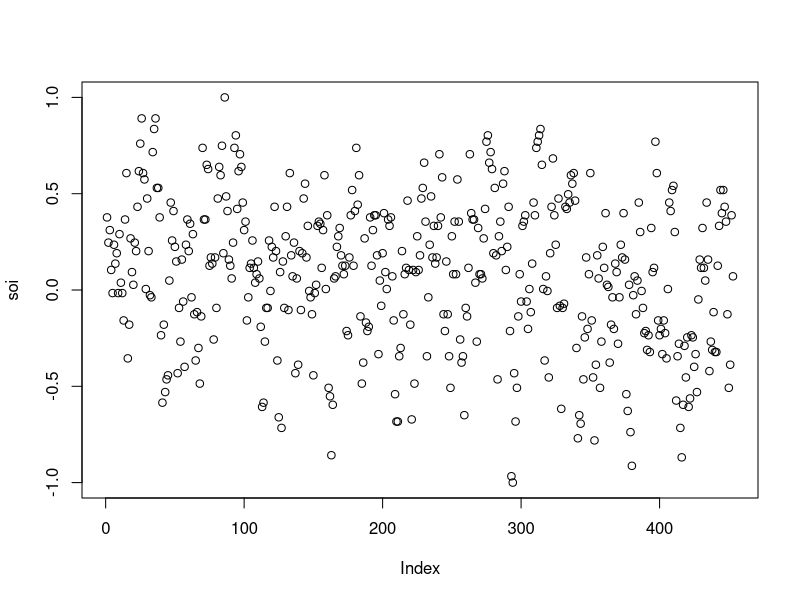
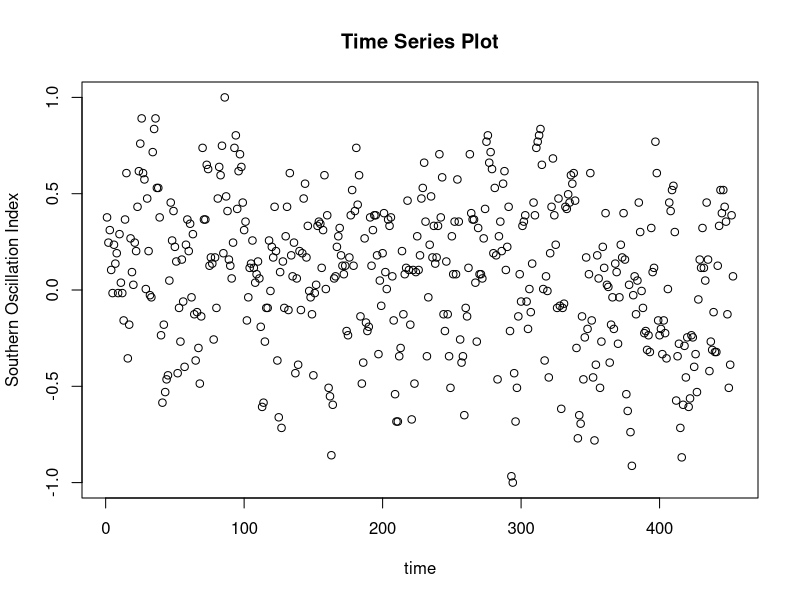
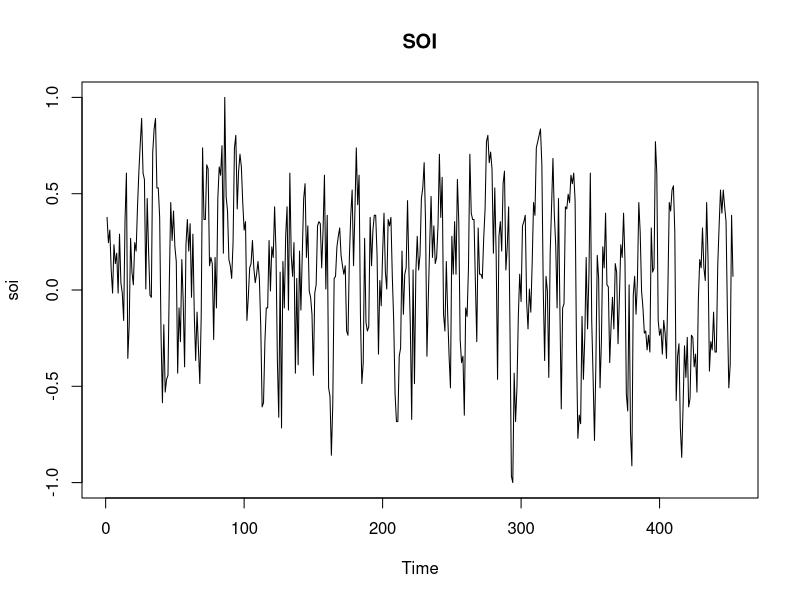
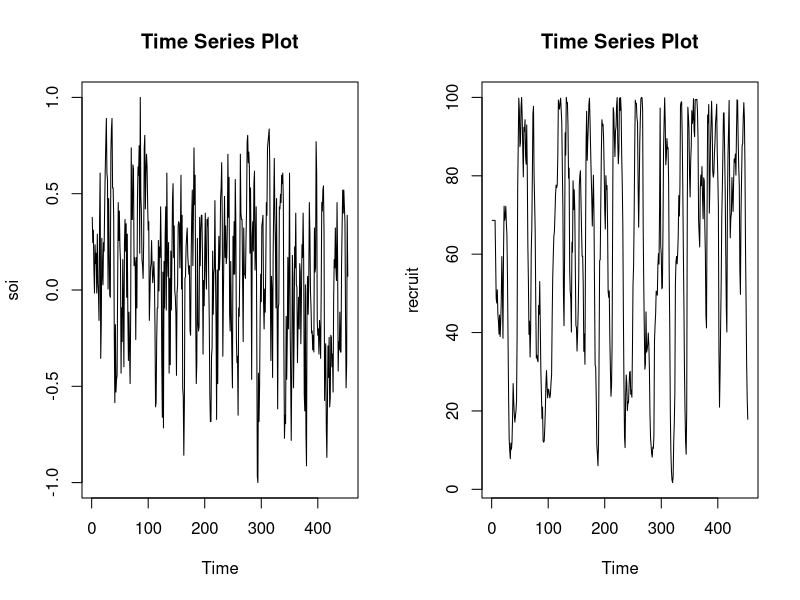
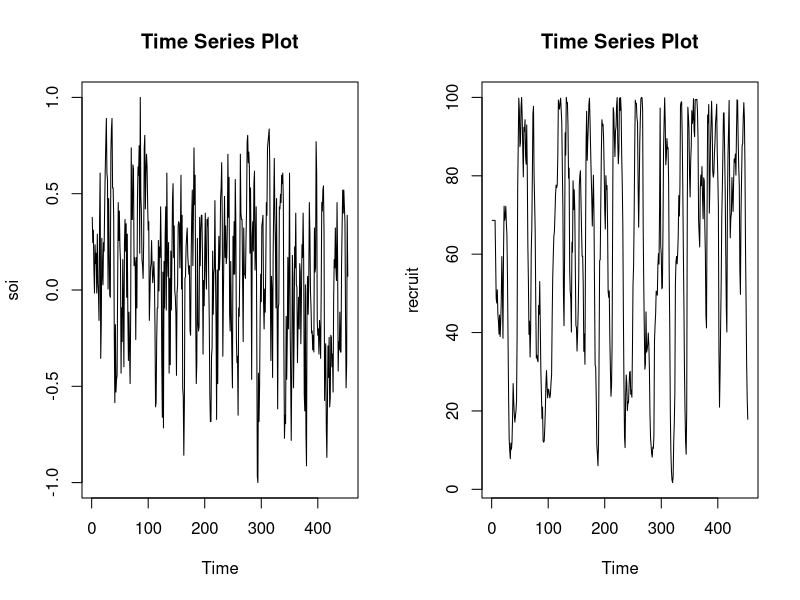
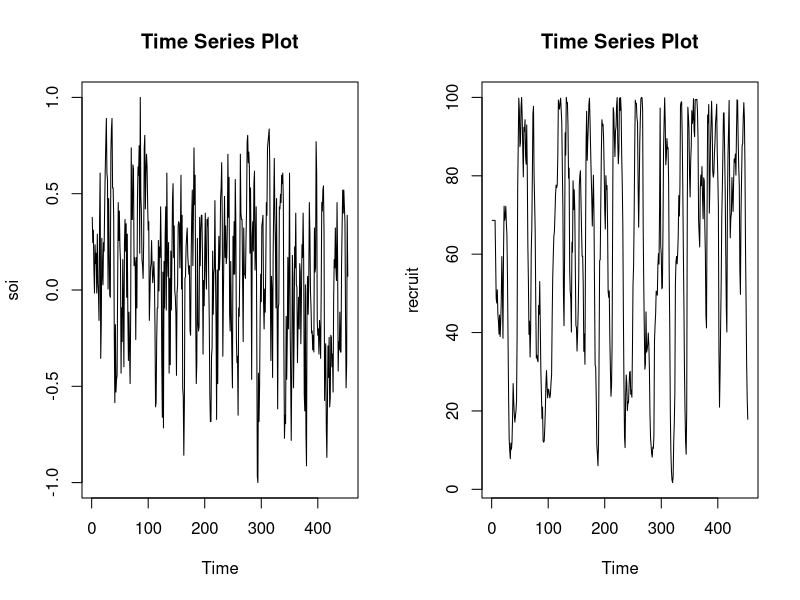

The R source for these figures, in order:
getwd()

scan("soi.dat")

soi<-scan("soi.dat")

temp<-2

rm(temp)

plot(soi)

plot(soi,xlab="time",ylab="Southern Oscillation Index", main="Time Series Plot")

recruit<-scan("recruit.dat")

plot.ts(soi,main="SOI")

par(mfrow=c(1,2))

plot.ts(soi,main="Time Series Plot")
plot.ts(recruit,main="Time Series Plot")


jpeg("joint.jpg")
par(mfrow=c(1,2))
plot.ts(soi,main="Time Series Plot")
plot.ts(recruit,main="Time Series Plot")
dev.off()

pdf("joint.pdf")
par(mfrow=c(1,2))
plot.ts(soi,main="Time Series Plot")
plot.ts(recruit,main="Time Series Plot")
dev.off()

